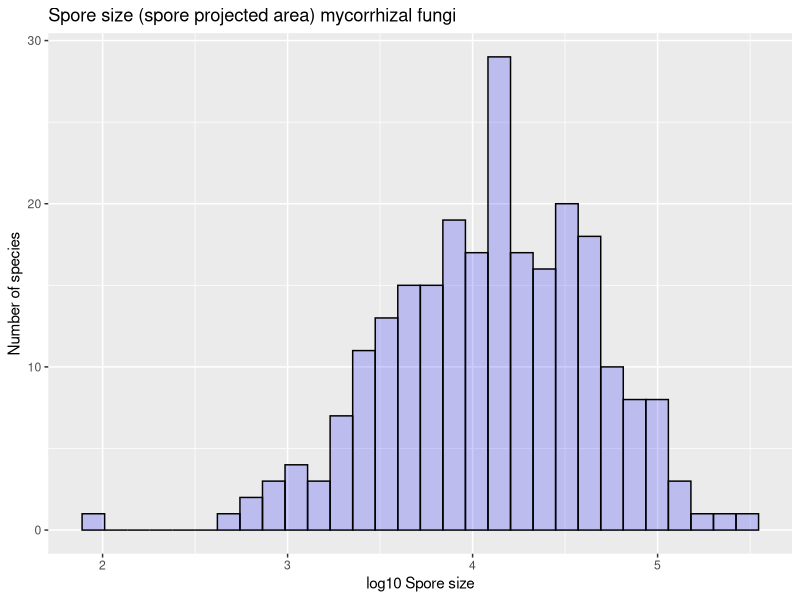

The R source for this figure:
###########Creating a complete database based on Schlusser website######################

#loading packages
library(tidyverse)

#loading functions

#Creating the function "restructure" (Will Cornwell)
restructure<-function(old){
  good.names<-NA
  Synonyms<-NA
  j<-1
  for (i in 1:length(old$Synonyms)){
    if (grepl(" ",old$Synonyms[i])) {
      sp_vec<-unlist(strsplit(old$Synonyms[i]," "))
      for (k in 1:length(sp_vec)){
        Synonyms[j]<-sp_vec[k]
        good.names[j]<-old$good.names[i]
        j<-j+1
      }
      next
    }
    good.names[j]<-old$good.names[i]
    Synonyms[j]<-old$Synonyms[i]
    j<-j+1
    print(i)
  }
  return(data.frame(good.names=good.names,Synonyms=Synonyms,stringsAsFactors = FALSE))
}

##Loading file and tidyig up
AMF_All<-read.csv("AMF_NamesTraitDataComplete.csv",header = TRUE,stringsAsFactors = FALSE)
          AMF_All$SporeArea<-#UDATING THE SPORE AREA COLUMN
            ((AMF_All$dim1.min+AMF_All$dim1.max)/4)*
            ((AMF_All$dim2.min+AMF_All$dim2.max)/4)*
            pi

AMF_All_Copy<-AMF_All#CREATING A COPY
              rm(AMF_All)
              AMF_All_Copy[,1]<-sub("\\s","_",AMF_All_Copy[,1])

#Creating a new dataframe just for AMF taxonomy, where each correct names gets repeated 
#acccording the number of synonyms it has. In order to do this, Will created the function
# "restructure" (see above)

AMF_Taxonomy<-restructure(AMF_All_Copy)


##Plotting some histograms for describing data variation

qplot(log10(AMF_All_Copy$SporeArea),
      #AMF_All_Copy$SporeArea,
      geom="histogram",
      #binwidth = 0.5,  
      main = "Spore size (spore projected area) mycorrhizal fungi", 
      xlab = "log10 Spore size",
      ylab = "Number of species",
      fill=I("blue"), 
      col=I("black"), 
      alpha=I(.2)#,xlim=c(20,50)
      
      )

#knowing how many species we have data for

length(unique(AMF_All_Copy$good.names))

